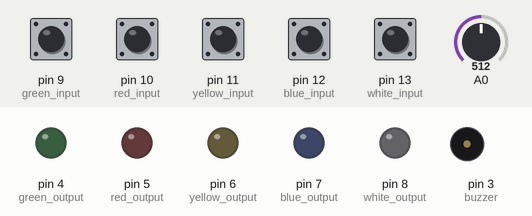
The sketch below on a simulated Arduino Uno, built with avr-gcc and run on an emulated ATmega328P. Shown: output pins drawn as LEDs (lit = HIGH), buzzer (waves = sounding). The test bench sets the inputs (shaded band); at power-on: pin 9 (green_input), pin 10 (red_input), pin 11 (yellow_input), pin 12 (blue_input), pin 13 (white_input) HIGH, A0 = 512. Random numbers use the default seed unless the sketch sets one; what the sketch prints to the serial monitor is not drawn.

Above: at 1.3 s.
1.4 s: pin 13 (white_input) pulled LOW for 0.15 s
At 4.3 s:
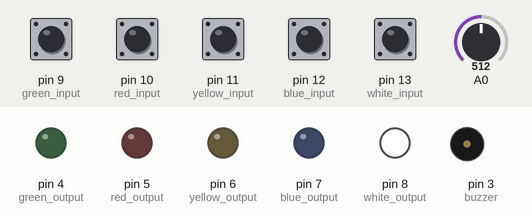
4.5 s: pin 9 (green_input) pulled LOW for 0.15 s
At 6.0 s:
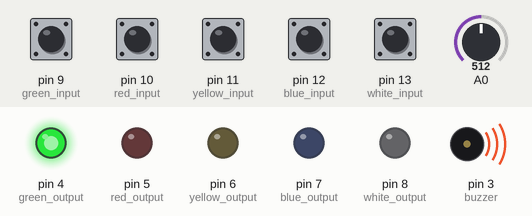
7.6 s: pin 10 (red_input) pulled LOW for 0.15 s
At 7.67 s:
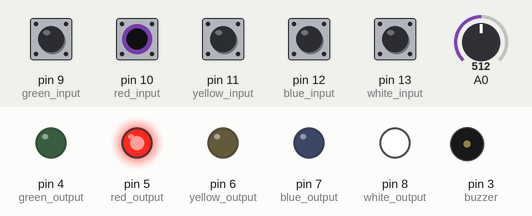
9.2 s: pin 11 (yellow_input) pulled LOW for 0.15 s
At 10.5 s:
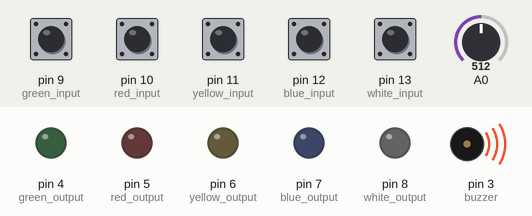
10.8 s: pin 12 (blue_input) pulled LOW for 0.15 s
At 10.87 s:
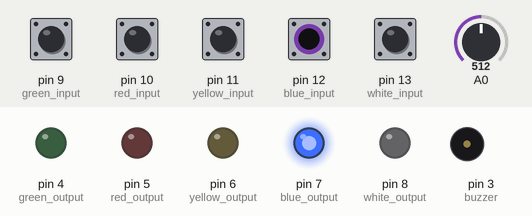
12.4 s: pin 9 (green_input) pulled LOW for 1 s
At 13.2 s:
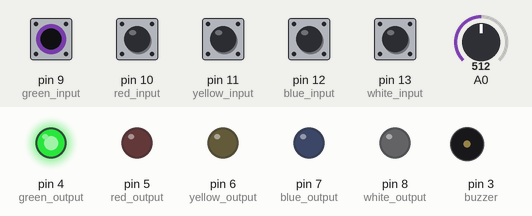
Timing chart, 0 to 15.4 s (numbered marks = the images above; inputs shaded):
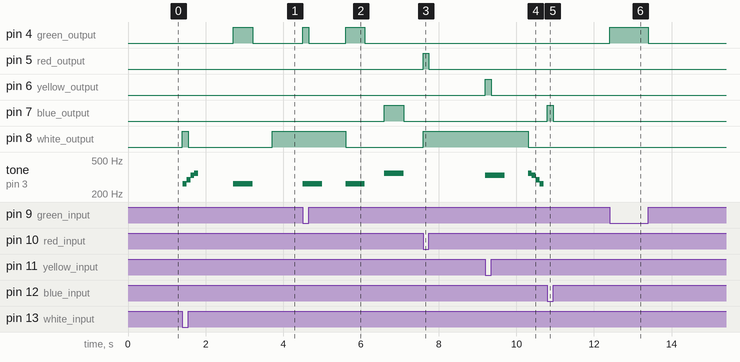

Measured:
- after the input at 1.4 s, pin 4 (green_output): LOW → HIGH after 1.3 s, → LOW 0.50 s later; pin 8 (white_output): LOW → HIGH at once, → LOW 0.15 s later, → HIGH 2.2 s later; tone on pin 3 (buzzer): plays 262 Hz for 0.10 s, 294 Hz for 0.10 s, 330 Hz for 0.10 s, 349 Hz for 0.10 s, 262 Hz for 0.50 s, starting at once
- after the input at 4.5 s, pin 4 (green_output): LOW → HIGH at once, → LOW 0.15 s later, → HIGH 0.95 s later, → LOW 0.50 s later; pin 7 (blue_output): LOW → HIGH after 2.1 s, → LOW 0.50 s later; pin 8 (white_output): HIGH → LOW after 1.1 s; tone on pin 3 (buzzer): plays 262 Hz for 0.50 s, 262 Hz for 0.50 s, 349 Hz for 0.50 s, starting at once
- after the input at 7.6 s, pin 5 (red_output): LOW → HIGH at once, → LOW 0.15 s later
- after the input at 9.2 s, pin 6 (yellow_output): LOW → HIGH at once, → LOW 0.15 s later; pin 8 (white_output): HIGH → LOW after 1.1 s; tone on pin 3 (buzzer): plays 330 Hz for 0.50 s, 349 Hz for 0.10 s, 330 Hz for 0.10 s, 294 Hz for 0.10 s, 262 Hz for 0.10 s, starting at once
- after the input at 10.8 s, pin 7 (blue_output): LOW → HIGH at once, → LOW 0.15 s later
- after the input at 12.4 s, pin 4 (green_output): LOW → HIGH at once, → LOW 1.0 s later

The sketch:

simon.ino
```cpp
#include <PinChangeInterrupt.h>

// Notes frequencies
#define NOTE_B0  31
#define NOTE_C1  33
#define NOTE_CS1 35
#define NOTE_D1  37
#define NOTE_DS1 39
#define NOTE_E1  41
#define NOTE_F1  44
#define NOTE_FS1 46
#define NOTE_G1  49
#define NOTE_GS1 52
#define NOTE_A1  55
#define NOTE_AS1 58
#define NOTE_B1  62
#define NOTE_C2  65
#define NOTE_CS2 69
#define NOTE_D2  73
#define NOTE_DS2 78
#define NOTE_E2  82
#define NOTE_F2  87
#define NOTE_FS2 93
#define NOTE_G2  98
#define NOTE_GS2 104
#define NOTE_A2  110
#define NOTE_AS2 117
#define NOTE_B2  123
#define NOTE_C3  131
#define NOTE_CS3 139
#define NOTE_D3  147
#define NOTE_DS3 156
#define NOTE_E3  165
#define NOTE_F3  175
#define NOTE_FS3 185
#define NOTE_G3  196
#define NOTE_GS3 208
#define NOTE_A3  220
#define NOTE_AS3 233
#define NOTE_B3  247
#define NOTE_C4  262
#define NOTE_CS4 277
#define NOTE_D4  294
#define NOTE_DS4 311
#define NOTE_E4  330
#define NOTE_F4  349
#define NOTE_FS4 370
#define NOTE_G4  392
#define NOTE_GS4 415
#define NOTE_A4  440
#define NOTE_AS4 466
#define NOTE_B4  494
#define NOTE_C5  523
#define NOTE_CS5 554
#define NOTE_D5  587
#define NOTE_DS5 622
#define NOTE_E5  659
#define NOTE_F5  698
#define NOTE_FS5 740
#define NOTE_G5  784
#define NOTE_GS5 831
#define NOTE_A5  880
#define NOTE_AS5 932
#define NOTE_B5  988
#define NOTE_C6  1047
#define NOTE_CS6 1109
#define NOTE_D6  1175
#define NOTE_DS6 1245
#define NOTE_E6  1319
#define NOTE_F6  1397
#define NOTE_FS6 1480
#define NOTE_G6  1568
#define NOTE_GS6 1661
#define NOTE_A6  1760
#define NOTE_AS6 1865
#define NOTE_B6  1976
#define NOTE_C7  2093
#define NOTE_CS7 2217
#define NOTE_D7  2349
#define NOTE_DS7 2489
#define NOTE_E7  2637
#define NOTE_F7  2794
#define NOTE_FS7 2960
#define NOTE_G7  3136
#define NOTE_GS7 3322
#define NOTE_A7  3520
#define NOTE_AS7 3729
#define NOTE_B7  3951
#define NOTE_C8  4186
#define NOTE_CS8 4435
#define NOTE_D8  4699
#define NOTE_DS8 4978

// Pin numbers
const int buzzer = 3;
const int green_output =  4;
const int red_output =  5;
const int yellow_output =  6;
const int blue_output =  7;
const int white_output =  8;
const int green_input =  9;
const int red_input =  10;
const int yellow_input =  11;
const int blue_input =  12;
const int white_input =  13;

// Colors ids
const int GREEN = 1;
const int RED = 2;
const int YELLOW = 3;
const int BLUE = 4;
const int WHITE = 0;

// Notes to play
const int GREEN_NOTE = NOTE_C4;
const int RED_NOTE = NOTE_D4;
const int YELLOW_NOTE = NOTE_E4;
const int BLUE_NOTE = NOTE_F4;

// Variables
volatile byte green_state = LOW;
volatile byte red_state = LOW;
volatile byte yellow_state = LOW;
volatile byte blue_state = LOW;
volatile byte white_state = LOW;
volatile int last_input = -1;

void setup() {
  Serial.begin(9600);
  delay(100);
  Serial.write("Program launched...\n");
  pinMode(buzzer, OUTPUT);
  pinMode(green_output, OUTPUT);
  pinMode(red_output, OUTPUT);
  pinMode(yellow_output, OUTPUT);
  pinMode(blue_output, OUTPUT);
  pinMode(white_output, OUTPUT);
  pinMode(green_input, INPUT_PULLUP);
  pinMode(red_input, INPUT_PULLUP);
  pinMode(yellow_input, INPUT_PULLUP);
  pinMode(blue_input, INPUT_PULLUP);
  pinMode(white_input, INPUT_PULLUP);
  attachPinChangeInterrupt(digitalPinToPinChangeInterrupt(green_input), green_button_change, CHANGE);
  attachPinChangeInterrupt(digitalPinToPinChangeInterrupt(red_input), red_button_change, CHANGE);
  attachPinChangeInterrupt(digitalPinToPinChangeInterrupt(yellow_input), yellow_button_change, CHANGE);
  attachPinChangeInterrupt(digitalPinToPinChangeInterrupt(blue_input), blue_button_change, CHANGE);
  attachPinChangeInterrupt(digitalPinToPinChangeInterrupt(white_input), white_button_change, CHANGE);
}

void loop() {
  // put your main code here, to run repeatedly:
  int rdn[99];
  int i, score;
  int game_over = 0;

  last_input = -1;

  Serial.write("Waiting to start game...\n");
  randomSeed(analogRead(0));
  while(last_input != WHITE) {
      delay(10);
  }
  Serial.write("Yeah, starting !!!\n"); // Starting new party
  // Party init
  // Random numbers in rdn array
  i = 0;
  while ( i < 99 ) {
    rdn[i] = random(1, 4 + 1); // because max is exclusive
    //Serial.println(rdn[i]);
    i++;
  }
  tone(buzzer, GREEN_NOTE, 100);
  delay(100);
  tone(buzzer, RED_NOTE, 100);
  delay(100);
  tone(buzzer, YELLOW_NOTE, 100);
  delay(100);
  tone(buzzer, BLUE_NOTE, 100);
  delay(1000);

  last_input = -1;
  score = 0;
  while(!game_over) {
    // Play sequence
    Serial.print("> ");
    i = 0;
    while ( i < score + 1) {
      switch(rdn[i]) {
        case GREEN:
          Serial.print("Green ");
          digitalWrite(green_output, HIGH);
          tone(buzzer, GREEN_NOTE, 500);
          delay(500);
          digitalWrite(green_output, LOW);
          break;
        case RED:
          Serial.print("Red ");
          digitalWrite(red_output, HIGH);
          tone(buzzer, RED_NOTE, 500);
          delay(500);
          digitalWrite(red_output, LOW);
          break;
        case YELLOW:
          Serial.print("Yellow ");
          digitalWrite(yellow_output, HIGH);
          tone(buzzer, YELLOW_NOTE, 500);
          delay(500);
          digitalWrite(yellow_output, LOW);
          break;
        case BLUE:
          Serial.print("Blue ");
          digitalWrite(blue_output, HIGH);
          tone(buzzer, BLUE_NOTE, 500);
          delay(500);
          digitalWrite(blue_output, LOW);
          break;
      }
      delay(500);
      i++;
    }
    Serial.println("");
    // Reading inputs
    digitalWrite(white_output, HIGH);
    Serial.print("< ");
    i = 0;
    while ( i < score + 1) {
      last_input = -1;
      while(last_input == -1) {
        delay(10);
      }
      switch(last_input) {
        case GREEN:
          Serial.print("Green ");
          tone(buzzer, GREEN_NOTE, 500);
          delay(600);
          break;
        case RED:
          Serial.print("Red ");
          tone(buzzer, RED_NOTE, 500);
          delay(600);
          break;
        case YELLOW:
          Serial.print("Yellow ");
          tone(buzzer, YELLOW_NOTE, 500);
          delay(600);
          break;
        case BLUE:
          Serial.print("Blue ");
          tone(buzzer, BLUE_NOTE, 500);
          delay(600);
          break;
        case WHITE:
          Serial.print("White ");
          break;
      }
      if ( last_input == rdn[i] ) {
        i++;
      } else {
        game_over = 1;
        i = 100; // Exit while
      }
    }
    if (!game_over) { score++; }
    Serial.println("");
    delay(500);
    digitalWrite(white_output, LOW);
    Serial.print("Score: ");
    Serial.println(score);
  }
  tone(buzzer, BLUE_NOTE, 100);
  delay(100);
  tone(buzzer, YELLOW_NOTE, 100);
  delay(100);
  tone(buzzer, RED_NOTE, 100);
  delay(100);
  tone(buzzer, GREEN_NOTE, 100);
  delay(1000);
  Serial.write("Game over.\n");
}

void green_button_change() {
  green_state = !green_state;
  digitalWrite(green_output, green_state);
  if (green_state == HIGH) {
    last_input = GREEN;
  }
}

void red_button_change() {
  red_state = !red_state;
  digitalWrite(red_output, red_state);
  if (red_state == HIGH) {
    last_input = RED;
  }
}

void yellow_button_change() {
  yellow_state = !yellow_state;
  digitalWrite(yellow_output, yellow_state);
  if (yellow_state == HIGH) {
    last_input = YELLOW;
  }
}

void blue_button_change() {
  blue_state = !blue_state;
  digitalWrite(blue_output, blue_state);
  if (blue_state == HIGH) {
    last_input = BLUE;
  }
}

void white_button_change() {
  white_state = !white_state;
  digitalWrite(white_output, white_state);
  if (white_state == HIGH) {
    last_input = WHITE;
  }
}
```
